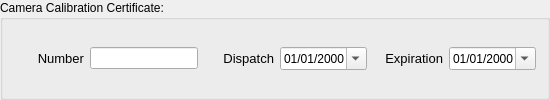
       <widget class="QGroupBox" name="groupBox_2">
        <property name="title">
         <string>Camera Calibration Certificate:</string>
        </property>
        <layout class="QHBoxLayout" name="horizontalLayout_38" stretch="0,1,0,1,0,1">
         <item>
          <widget class="QLabel" name="label_5">
           <property name="sizePolicy">
            <sizepolicy hsizetype="MinimumExpanding" vsizetype="Preferred">
             <horstretch>0</horstretch>
             <verstretch>0</verstretch>
            </sizepolicy>
           </property>
           <property name="minimumSize">
            <size>
             <width>70</width>
             <height>0</height>
            </size>
           </property>
           <property name="text">
            <string>&lt;!DOCTYPE HTML PUBLIC &quot;-//W3C//DTD HTML 4.0//EN&quot; &quot;http://www.w3.org/TR/REC-html40/strict.dtd&quot;&gt;
&lt;html&gt;&lt;head&gt;&lt;meta name=&quot;qrichtext&quot; content=&quot;1&quot; /&gt;&lt;style type=&quot;text/css&quot;&gt;
p, li { white-space: pre-wrap; }
&lt;/style&gt;&lt;/head&gt;&lt;body style=&quot; font-family:'Sans'; font-size:10pt; font-weight:400; font-style:normal;&quot;&gt;
&lt;table style=&quot;-qt-table-type: root; margin-top:4px; margin-bottom:4px; margin-left:4px; margin-right:4px;&quot;&gt;
&lt;tr&gt;
&lt;td style=&quot;border: none;&quot;&gt;
&lt;p align=&quot;right&quot; style=&quot; margin-top:0px; margin-bottom:0px; margin-left:0px; margin-right:0px; -qt-block-indent:0; text-indent:0px;&quot;&gt;Number&lt;/p&gt;&lt;/td&gt;&lt;/tr&gt;&lt;/table&gt;&lt;/body&gt;&lt;/html&gt;</string>
           </property>
          </widget>
         </item>
         <item>
          <widget class="QLineEdit" name="cameraNumberLineEdit">
           <property name="sizePolicy">
            <sizepolicy hsizetype="Minimum" vsizetype="Fixed">
             <horstretch>0</horstretch>
             <verstretch>0</verstretch>
            </sizepolicy>
           </property>
           <property name="maximumSize">
            <size>
             <width>200</width>
             <height>16777215</height>
            </size>
           </property>
          </widget>
         </item>
         <item>
          <widget class="QLabel" name="label_6">
           <property name="sizePolicy">
            <sizepolicy hsizetype="MinimumExpanding" vsizetype="Preferred">
             <horstretch>0</horstretch>
             <verstretch>0</verstretch>
            </sizepolicy>
           </property>
           <property name="minimumSize">
            <size>
             <width>70</width>
             <height>0</height>
            </size>
           </property>
           <property name="text">
            <string>&lt;!DOCTYPE HTML PUBLIC &quot;-//W3C//DTD HTML 4.0//EN&quot; &quot;http://www.w3.org/TR/REC-html40/strict.dtd&quot;&gt;
&lt;html&gt;&lt;head&gt;&lt;meta name=&quot;qrichtext&quot; content=&quot;1&quot; /&gt;&lt;style type=&quot;text/css&quot;&gt;
p, li { white-space: pre-wrap; }
&lt;/style&gt;&lt;/head&gt;&lt;body style=&quot; font-family:'Sans'; font-size:10pt; font-weight:400; font-style:normal;&quot;&gt;
&lt;table style=&quot;-qt-table-type: root; margin-top:4px; margin-bottom:4px; margin-left:4px; margin-right:4px;&quot;&gt;
&lt;tr&gt;
&lt;td style=&quot;border: none;&quot;&gt;
&lt;p align=&quot;right&quot; style=&quot; margin-top:0px; margin-bottom:0px; margin-left:0px; margin-right:0px; -qt-block-indent:0; text-indent:0px;&quot;&gt;Dispatch&lt;/p&gt;&lt;/td&gt;&lt;/tr&gt;&lt;/table&gt;&lt;/body&gt;&lt;/html&gt;</string>
           </property>
          </widget>
         </item>
         <item>
          <widget class="QDateEdit" name="cameraDispatchDateEdit">
           <property name="layoutDirection">
            <enum>Qt::LeftToRight</enum>
           </property>
           <property name="alignment">
            <set>Qt::AlignCenter</set>
           </property>
           <property name="buttonSymbols">
            <enum>QAbstractSpinBox::UpDownArrows</enum>
           </property>
           <property name="specialValueText">
            <string/>
           </property>
           <property name="minimumDate">
            <date>
             <year>1900</year>
             <month>1</month>
             <day>1</day>
            </date>
           </property>
           <property name="displayFormat">
            <string>dd/MM/yyyy</string>
           </property>
           <property name="calendarPopup">
            <bool>true</bool>
           </property>
          </widget>
         </item>
         <item>
          <widget class="QLabel" name="label_7">
           <property name="sizePolicy">
            <sizepolicy hsizetype="MinimumExpanding" vsizetype="Preferred">
             <horstretch>0</horstretch>
             <verstretch>0</verstretch>
            </sizepolicy>
           </property>
           <property name="minimumSize">
            <size>
             <width>70</width>
             <height>0</height>
            </size>
           </property>
           <property name="text">
            <string>&lt;!DOCTYPE HTML PUBLIC &quot;-//W3C//DTD HTML 4.0//EN&quot; &quot;http://www.w3.org/TR/REC-html40/strict.dtd&quot;&gt;
&lt;html&gt;&lt;head&gt;&lt;meta name=&quot;qrichtext&quot; content=&quot;1&quot; /&gt;&lt;style type=&quot;text/css&quot;&gt;
p, li { white-space: pre-wrap; }
&lt;/style&gt;&lt;/head&gt;&lt;body style=&quot; font-family:'Sans'; font-size:10pt; font-weight:400; font-style:normal;&quot;&gt;
&lt;table style=&quot;-qt-table-type: root; margin-top:4px; margin-bottom:4px; margin-left:4px; margin-right:4px;&quot;&gt;
&lt;tr&gt;
&lt;td style=&quot;border: none;&quot;&gt;
&lt;p align=&quot;right&quot; style=&quot; margin-top:0px; margin-bottom:0px; margin-left:0px; margin-right:0px; -qt-block-indent:0; text-indent:0px;&quot;&gt;Expiration&lt;/p&gt;&lt;/td&gt;&lt;/tr&gt;&lt;/table&gt;&lt;/body&gt;&lt;/html&gt;</string>
           </property>
          </widget>
         </item>
         <item>
          <widget class="QDateEdit" name="cameraExpirationDateEdit">
           <property name="alignment">
            <set>Qt::AlignCenter</set>
           </property>
           <property name="buttonSymbols">
            <enum>QAbstractSpinBox::UpDownArrows</enum>
           </property>
           <property name="specialValueText">
            <string/>
           </property>
           <property name="minimumDate">
            <date>
             <year>1900</year>
             <month>1</month>
             <day>1</day>
            </date>
           </property>
           <property name="displayFormat">
            <string>dd/MM/yyyy</string>
           </property>
           <property name="calendarPopup">
            <bool>true</bool>
           </property>
          </widget>
         </item>
        </layout>
       </widget>
